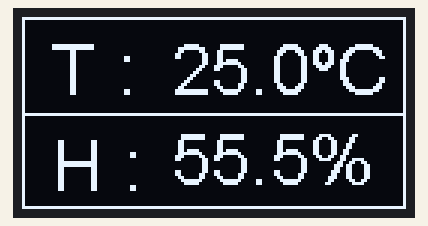
A sketch run on a simulated ESP8266 (NodeMCU). Shown: 128×64 one-colour display.

Above: at 1.1 s.
At 5.1 s:
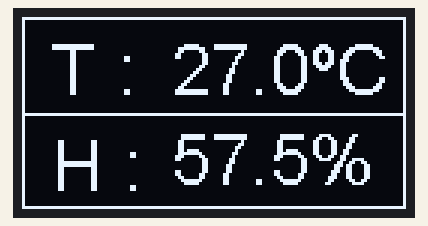
At 10.2 s:
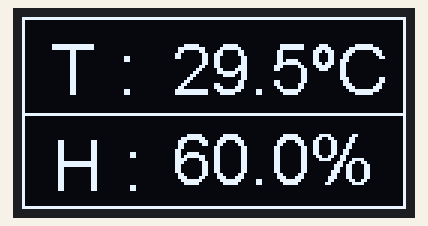
At 19.3 s:
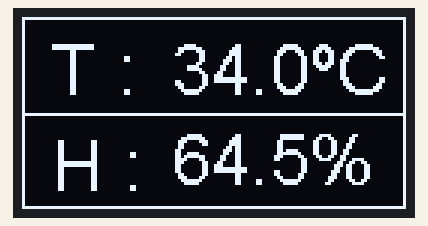
At 28.5 s:
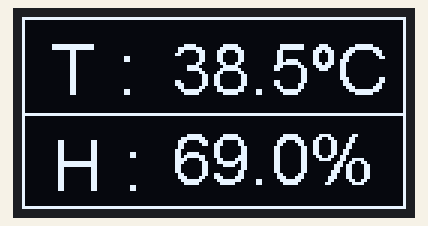
At 38.6 s:
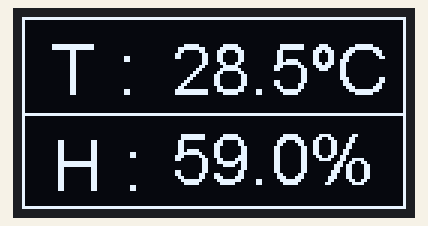

The sketch:

DHT22_Display.ino
```cpp
//
//  FILE : NodeMCU_SSD1306
//  AUTHOR : nobug (nobug007@gmail.com)
//  CREATED : 23.6.2021
//  HW : NodeMCU & SSD1306
//

#include <SoftwareSerial.h>
#include "SSD1306Wire.h" // legacy include: `#include "SSD1306.h"`

// Initialize the OLED display using Wire library
SSD1306Wire  display(0x3c, D3, D4);  //D3=SDA  D4=SCL  As per labeling on NodeMCU


//=======================================================================
//                    Power on setup
//=======================================================================


void setup() {
  delay(1000);
  Serial.begin(9600);
  display_init();
}


//=======================================================================
//                    Main Program Loop
//=======================================================================
void loop() {

  float i;

  for(i=25.0;i<40.0;i+=0.5) {
    drawStatus(i,i+30.5);
    delay(1000);
  }
}
//=======================================================================
//                    Display SSD1306 init
//=======================================================================

void display_init() {
  display.init();
  display.flipScreenVertically();
  display.setFont(ArialMT_Plain_24);
  display.drawRect(0, 0, 128, 64);
  display.drawLine(1, 32, 128, 32);

  display.drawString(10,4, "T : ");
  display.drawString(10,36, "H : ");

  display.display();
}

//=========================================================================
//
//=========================================================================

void drawStatus(float t, float h) {

  char cT[10];
  char cH[10];
  int sH;

  sprintf(cT,"%2.1fºC",t);
  sprintf(cH,"%2.1f",h);

  sH = 4; // sizeof(cH);
  cH[sH+1] = '\0';
  cH[sH] = '%';

  display.setColor(WHITE);
  display.drawString(50,4, cT);
  display.drawString(50,34, cH);

  display.display();

  display.setColor(BLACK);
  display.drawString(50,4, cT);
  display.drawString(50,34, cH);
}
```

Measured:
- what the display in image 0 shows lasts 1.1 s, from 1.0 s to 2.1 s
